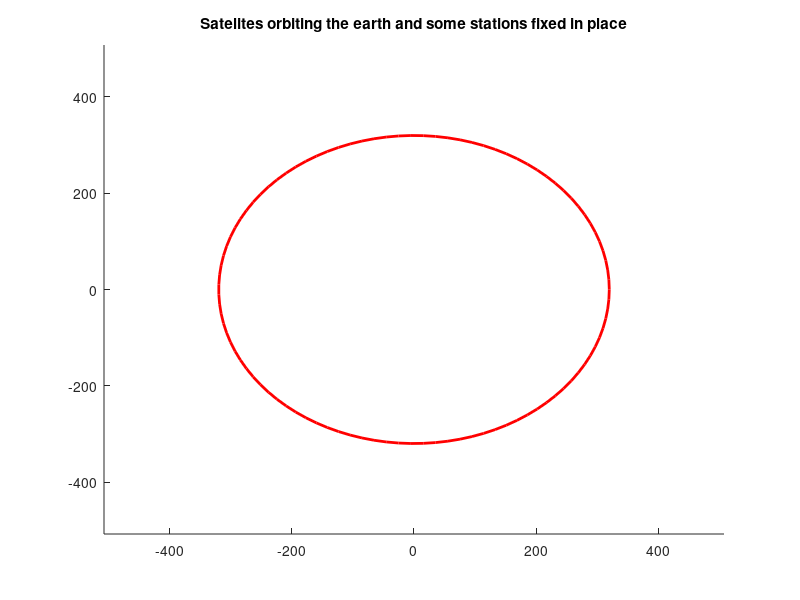

Write MATLAB code to recreate this figure. (Note: this script raises an error after producing the figure.)
%% Main file, here everything is assembled.
%{
Usefull hotkeys:
Ctrl+/ auto-comments the selected lines
Ctrl+T uncomments
%}

%{ 
https://uk.mathworks.com/help/optim/ug/fmincon.html#busog7r-2

fmincon will be out tool for solving this optimization problem
Syntax of fmincon: ------------------------------------------------------
x = fmincon(fun,x0,A,b)
x = fmincon(fun,x0,A,b,Aeq,beq)
x = fmincon(fun,x0,A,b,Aeq,beq,lb,ub)
x = fmincon(fun,x0,A,b,Aeq,beq,lb,ub,nonlcon)
x = fmincon(fun,x0,A,b,Aeq,beq,lb,ub,nonlcon,options)
x = fmincon(problem)
[x,fval] = fmincon(___)
[x,fval,exitflag,output] = fmincon(___)
[x,fval,exitflag,output,lambda,grad,hessian] = fmincon(___)

[x,fval,exitflag,output,lambda,grad,hessian] = fmincon(fun,x0,A,b,Aeq,beq,lb,ub,nonlcon,options)

options = optimoptions('fmincon','Display','iter','Algorithm','sqp');
%}

%% Experimenting with fmincon
% fun = @(x)100*(x(2)-x(1)^2)^2 + (1-x(1))^2;
% x0 = [-1,2];
% A = [1,2];
% b = 1;
% %constraint is in the form Ax=b
% x = fmincon(fun,x0,A,b) %#ok<*NOPTS>


%% Test driving 
% n=600;
% x = 1:n;
% y = 1:n;      
% % x2 = 1:n;
% % y2 = 1:n;      
% z = repmat(408,length(x));
% sat = satelite(1,2,3);
% % sat2 = satelite(5,6,3);
% orbit = viscircles([sat.get_lat() sat.get_long()],408);
% for i = 1:n % 1*step, 2*step, 3*step (...)
%    sat.next_pos(i)
%    x(i) = sat.get_lat();
%    y(i) = sat.get_long();
%    disp([y(i),x(i)])
% %    sat2.next_pos(i)
% %    x2(i) = sat2.get_lat();
% %    y2(i) = sat2.get_long();
% end
% comet3(x,y,z) %comet (x,y) for 2d graph

%% Main start
step_bound = 1000;
hold on % keep plotting on the existing figure
title('Satelites orbiting the earth and some stations fixed in place')
rad = 408;
axis([-rad-100 rad+100 -rad-100 rad+100]) %setting up figure size
viscircles([0 0],408-88) %earth

% creating satelites:
sat1 = satelite(0,0,50);
sat2 = satelite(0,0,-60);
sat3 = satelite(0,0,-70);
sat4 = satelite(0,0,80);
sat5 = satelite(0,0,60);

sats = [sat1,sat2,sat3,sat4,sat5]; %list containing every satelite

for step=1:0.1:step_bound
    %Move every satelite:
    for sati = sats
        sati.next_pos(step);
        plot(sati.get_lat, sati.get_long,'r*');
    end
    drawnow
    pause(1) % 1 frame per second for animation purposes
end
hold off




%{
--------------------------------------------------------------------
Function definitions in a script must appear at the end of the file.
Only the first fuction can be accessed by other files. The rest are
acounted as local functions. MATLAB does no support default values on 
function parameters.
--------------------------------------------------------------------
%}